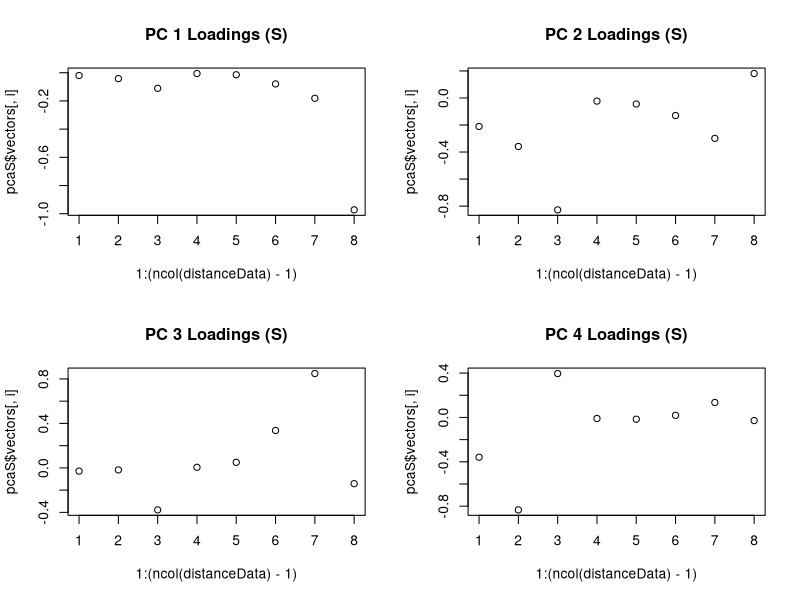
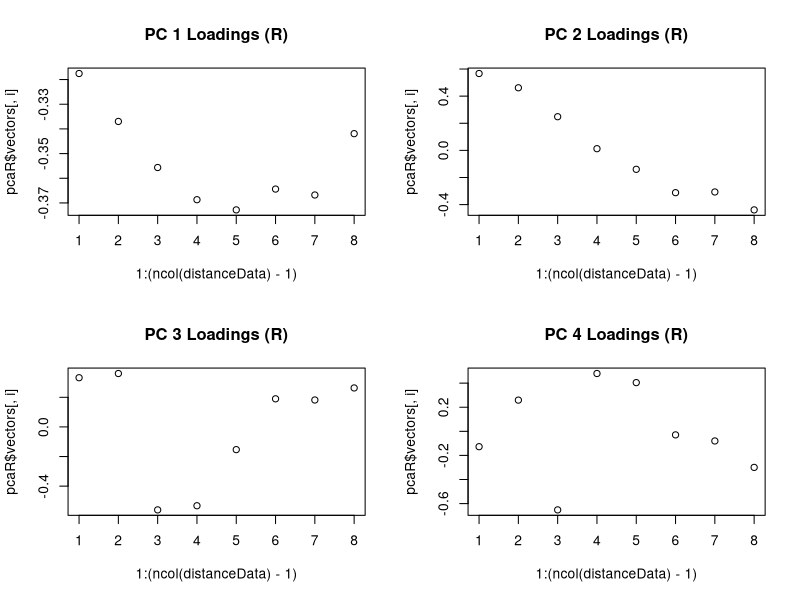
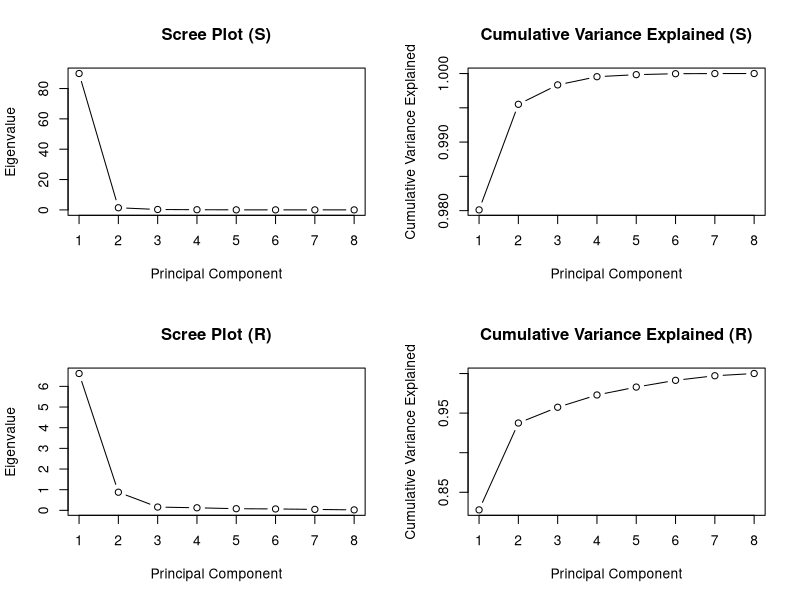

Source code (R) for these figures, in order:
## ---- chunk 1

library(MASS)
# Read the data
tempData <- read.csv("TempData.csv")

# Extract the relevant columns
decadesData <- tempData[, c('X1950s', 'X1960s', 'X1970s', 'X1980s', 'X1990s', 'X2000s')]

# Calculate mean vector and covariance matrix
meanVec <- colMeans(decadesData)
covMat <- cov(decadesData)

n <- nrow(decadesData)
p <- ncol(decadesData)

# Calculate Hotelling's T2 statistic
T2 <- n * t(meanVec) %*% solve(covMat) %*% meanVec

# Degrees of freedom
df1 <- p
df2 <- n - p

# Calculate the p-value using F-distribution
pval <- pf(T2, df1, df2, lower.tail = FALSE)

# Results
print(paste0("Hotelling's T2 statistic: ", T2))
print(paste0("Degrees of freedom: ", df1, ", ", df2))
print(paste0("P-value: ", pval))

# Check if the p-value is less than the significance level (e.g., 0.05)
if (pval < 0.05) {
  print("Reject the null hypothesis. Not all means are equal.")
} else {
  print("Fail to reject the null hypothesis. Means are equal.")
}
## ---- chunk 2
alpha <- 0.05
# Number of comparisons
m <- 5  
bonferroniFactor <- qt(1 - alpha / (2 * m), df = df2)

# Confidence Intervals
confIntervals <- matrix(NA, nrow = m, ncol = 2)
for (i in 2:(m + 1)) {
  diffMean <- meanVec[i] - meanVec[1]
  se <- sqrt(covMat[i, i] / n + covMat[1, 1] / n - 2 * covMat[i, 1] / n)
  marginOfError <- bonferroniFactor * se
  confIntervals[i - 1, ] <- c(diffMean - marginOfError, diffMean + marginOfError)
}

# Display Confidence Intervals
for (i in 2:(m + 1)) {
  print(paste0("95% Bonferroni CI for (mu", i, " - mu1): [", confIntervals[i - 1, 1], ", ", confIntervals[i - 1, 2], "]"))
}

# Check if intervals include 0
zeroIncluded <- any(confIntervals[, 1] <= 0 & confIntervals[, 2] >= 0)

# Conclusion
if (zeroIncluded) {
  print("At least one interval includes 0. Conclude that the corresponding means are not significantly different.")
} else {
  print("None of the intervals include 0. Conclude that all corresponding means are significantly different.")
}
## ---- chunk 3
skullData <- read.csv("SkullData.csv")

names(skullData)

# Split the data by Year
splitData <- split(skullData[, 2:5], skullData[, 1])

# Compute covariance matrices for each Year
covMatrices <- lapply(splitData, cov)
covMatrices
## ---- chunk 4
# Fit the MANOVA model
manovaModel <- manova(cbind(MB, BH, BL, NH) ~ Year, data = skullData)
# Fit the MANOVA model using Wilks' Lambda
summary(manovaModel, test = "Wilks")
## ---- chunk 5
# Univariate ANOVA for each variable
mbAnova <- aov(MB ~ Year, data = skullData)
bhAnova <- aov(BH ~ Year, data = skullData)
blAnova <- aov(BL ~ Year, data = skullData)
nhAnova <- aov(NH ~ Year, data = skullData)

# Check the p-values for each univariate ANOVA => Pr(>F)
summary(mbAnova)
summary(bhAnova)
summary(blAnova)
summary(nhAnova)
## ---- chunk 6
# Load the data
pollutionData <- read.csv("PollutionData.csv")

# Fit the multivariate multiple regression model
model <- lm(cbind(NO2, O3) ~ Wind + SolarRad, data = pollutionData)

## ---- chunk 7

## ---- chunk 8

## ---- chunk 9
trackData <- read.csv("TrackData.csv")

# Extract the columns containing distances
distanceColumns <- c("X100m.s", "X200m.s", "X400m.s", "X800m.m", "X1500m.m", "X5000m.m", "X10000m.m", "Marathon.m")
distanceData <- trackData[, c("Country", distanceColumns)]

# Covariance matrix S
covMatrix <- cov(distanceData[, -1])
covMatrix

# Correlation matrix R
corMatrix <- cor(distanceData[, -1])
corMatrix
## ---- chunk 10
eigenS <- eigen(covMatrix)
eigenS
## ---- chunk 11
eigenR <- eigen(corMatrix)
eigenR
## ---- chunk 12
# PCA using covariance matrix
pcaS <- eigenS

# PCA using correlation matrix
pcaR <- eigenR

# Plots
par(mfrow = c(2, 2))  # Setting up a 2x2 grid for subplots

# Plotting loadings for the first four principal components of S
for (i in 1:4) {
  plot(1:(ncol(distanceData) - 1), pcaS$vectors[, i], 
       main = paste("PC", i, "Loadings (S)"))
}

# Plotting loadings for the first four principal components of R
for (i in 1:4) {
  plot(1:(ncol(distanceData) - 1), pcaR$vectors[, i], 
       main = paste("PC", i, "Loadings (R)"))
}

## ---- chunk 13
# Calculate cumulative variance explained
cumVarianceS <- cumsum(pcaS$values) / sum(pcaS$values)
cumVarianceR <- cumsum(pcaR$values) / sum(pcaR$values)

# Scree plot for S
plot(1:length(pcaS$values), pcaS$values, type = 'b', 
     main = "Scree Plot (S)", xlab = "Principal Component", ylab = "Eigenvalue")

# Cumulative variance explained plot for S
plot(1:length(pcaS$values), cumVarianceS, type = 'b', 
     main = "Cumulative Variance Explained (S)", xlab = "Principal Component", ylab = "Cumulative Variance Explained")

# Scree plot for R
plot(1:length(pcaR$values), pcaR$values, type = 'b', 
     main = "Scree Plot (R)", xlab = "Principal Component", ylab = "Eigenvalue")

# Cumulative variance explained plot for R
plot(1:length(pcaR$values), cumVarianceR, type = 'b', 
     main = "Cumulative Variance Explained (R)", xlab = "Principal Component", ylab = "Cumulative Variance Explained")
## ---- chunk 14
nyseData <- read.csv("NYSEData.csv")

# Construct the sample covariance matrix S and find the sample principal components
covMatrix <- cov(nyseData)
print(covMatrix)
pca <- princomp(covMatrix)
print(pca)
## ---- chunk 15
# Calculate the proportion of total sample variance explained by the first three principal components
propVarExplained <- cumsum(pca$sdev^2) / sum(pca$sdev^2)
print(propVarExplained[3])
## ---- chunk 16
# Extract loadings for the first three components
loadings <- pca$loadings[, 1:3]
print(loadings)
